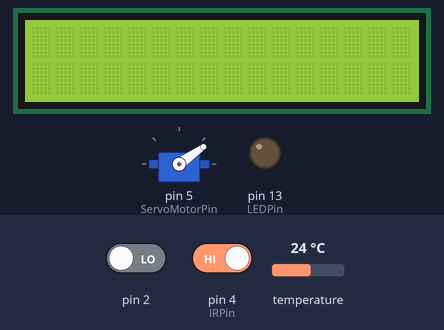
The sketch below on a simulated Arduino Uno, built with avr-gcc and run on an emulated ATmega328P. Parts: 16×2 character LCD, servo, output pins drawn as LEDs (lit = HIGH). Inputs (shaded band) come from the test bench; at power-on: pin 2 LOW, pin 4 (IRPin) HIGH, temperature 24 °C. The audio player accepts every command and is not drawn; what the sketch prints to the serial monitor is not drawn.

Above: at 1.7 s.
1.8 s: pin 2 driven HIGH
At 2.7 s:
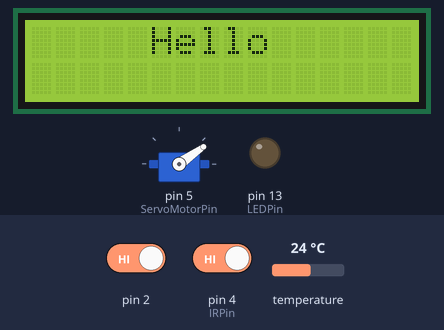
3.3 s: pin 4 (IRPin) driven LOW
At 5.4 s:
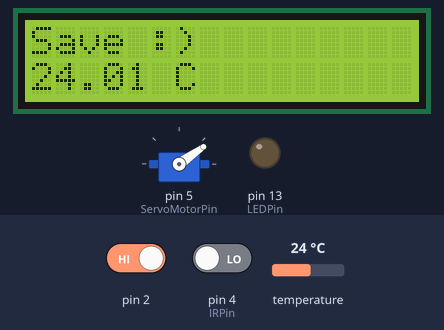
5.8 s: pin 4 (IRPin) driven HIGH
At 7.5 s:
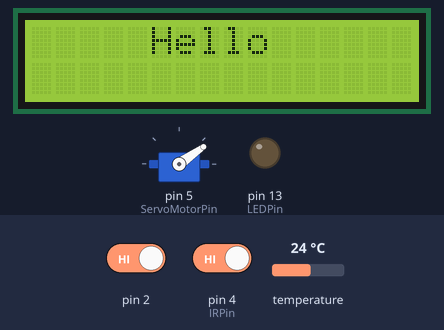
Timing chart, 0 to 9.0 s (numbered marks = the images above; inputs shaded):
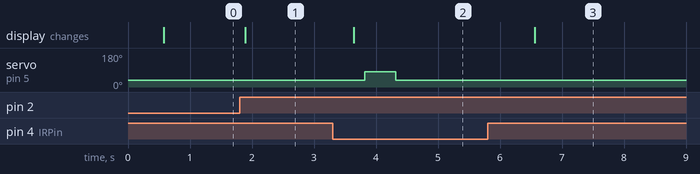

Measured:
- after the input at 1.8 s, the display: changes after 0.09 s (image 1)
- after the input at 3.3 s, servo on pin 5 (ServoMotorPin): 35° → 80° after 0.52 s, → 35° 0.50 s later; the display: changes after 0.34 s (image 2)
- after the input at 5.8 s, the display: changes after 0.76 s (image 3)

The sketch:

Automatic_alcohol_dispenser.ino
```cpp
#include <Servo.h>                                    //馬達函式庫
#include <Wire.h>                                     //Arduino和I2C通訊使用，I2C函數
#include <Adafruit_MLX90614.h>                        //溫度測量
#include <LiquidCrystal_I2C.h>                        //LED面板
#include <SoftwareSerial.h>                           //可指定RX、TX腳位
#include <DFRobotDFPlayerMini.h>                      //mp3player
#define IRPin 4                                       //紅外線模組
#define ServoMotorPin 5                               //伺服馬達 板機(yellow)
#define LEDPin 13                                     //LED腳位
Servo myservo;
Adafruit_MLX90614 mlx = Adafruit_MLX90614();          //溫度測量MLX90614
LiquidCrystal_I2C lcd(0x27,16,2);
SoftwareSerial mySoftwareSerial(10, 11);              //RX,TX，記得線要接相反
DFRobotDFPlayerMini myDFPlayer;
void printPlayerDetail(uint8_t type, int value);
boolean readDetected = false;                         //記錄是否真的有觸發紅外線
byte minAngle = 35;                                   //板機初始角度
byte maxAngle = 80;                                   //板機扣下角度
int count = 0;
int count_2 = 0;

void setup() {
  mySoftwareSerial.begin(9600);
  Serial.begin(115200);
  Serial.println("init");
  //DFPlayer 資訊
  Serial.println();
  Serial.println(F("DFRobot DFPlayer Mini Demo"));
  Serial.println(F("Initializing DFPlayer ... (May take 3~5 seconds)"));

  if (!myDFPlayer.begin(mySoftwareSerial)) {    //確認DFplayer是否有開啟
    Serial.println(F("Unable to begin:"));
    Serial.println(F("1.Please recheck the connection!"));
    Serial.println(F("2.Please insert the SD card!"));
    while(true);
  }
  Serial.println(F("DFPlayer Mini online."));
  myDFPlayer.volume(10);
  myDFPlayer.setTimeOut(500);     //Set serial communictaion time out 500ms


  mlx.begin();
  lcd.init();
  lcd.backlight();
  pinMode(2,INPUT);               //遠端開關腳位，會接收esp8266的訊號
  pinMode(LEDPin, OUTPUT);        //LED燈板輸出
  pinMode(IRPin, INPUT_PULLUP);   //紅外線觸發接收
  myservo.attach(ServoMotorPin);  //設定伺服馬達輸出腳位
  myservo.write(minAngle);        //設定初始伺服馬達角度
}

void loop() {
  Serial.println("update");
  //避免誤觸-
  if(!digitalRead(IRPin)){
    Serial.println("read");
  }else{
    Serial.println("no read");
  }

  int open = digitalRead(2);
  if(open == HIGH){
    count = 0;
    count_2 += 1;
    if(count_2 == 1)
      myDFPlayer.play(5);   //機器開啟之語音

    Serial.println("switch is on");
    if (!digitalRead(IRPin)) {
      readDetected = true;  //IR有被觸發

      //判斷IR 100次，都有觸發的話，才算真正有觸發
      for (int i = 0 ; i < 100 ; i++) {
        if (!digitalRead(IRPin)) {
          delay(1);//讀取間隔1ms-
        } else {
          readDetected = false; //如果是誤判或是有人在玩機器，將判斷觸發無效
          break;
        }
      }
    }


    //觸發執行噴霧-
    if (readDetected) {
      lcd.clear();
      float tmpNow = mlx.readAmbientTempC();
      readDetected = false; //成功觸發後要改FALSE

      if(tmpNow > 35){  //溫度上限
        lcd.setCursor(0,0);
        lcd.print("fucking high.");
        lcd.setCursor(0,1);
        lcd.print(" ");
        lcd.print(tmpNow);
        lcd.print(" C");
        myDFPlayer.play(3); //記得要將SD的檔名設為 0003.mp3
      }else{
        lcd.setCursor(0,0);
        lcd.print("Save :)");
        lcd.setCursor(0,1);
        lcd.print("");
        lcd.print(tmpNow);
        lcd.print(" C");
        myDFPlayer.play(1); //記得要將SD的檔名設為 0001.mp3
      }
      delay(150);
      myservo.write(maxAngle);  //開始轉動
      delay(500);               //馬達運轉時間
      myservo.write(minAngle);  //回覆扳機初始位置
      while (!digitalRead(IRPin));  //等到手離開紅外線的偵測範圍
      delay(700);
    }

    delay(50);
    lcd.clear();
    lcd.print("     Hello");
    delay(500);
  }
  else{
    count += 1;
    count_2 = 0;
    Serial.println("switch is off");
    if(count == 1)
      myDFPlayer.play(4);   //機器關閉之語音
  }

  //player debug
  if (myDFPlayer.available()) {
    printPlayerDetail(myDFPlayer.readType(), myDFPlayer.read());
    //印出player問題
  }

}


//  playerdebug
void printPlayerDetail(uint8_t type, int value){
  switch (type) {
    case TimeOut:
      Serial.println(F("Time Out!"));
      break;
    case WrongStack:
      Serial.println(F("Stack Wrong!"));
      break;
    case DFPlayerCardInserted:
      Serial.println(F("Card Inserted!"));
      break;
    case DFPlayerCardRemoved:
      Serial.println(F("Card Removed!"));
      break;
    case DFPlayerCardOnline:
      Serial.println(F("Card Online!"));
      break;
    case DFPlayerPlayFinished:
      Serial.print(F("Number:"));
      Serial.print(value);
      Serial.println(F(" Play Finished!"));
      break;
    case DFPlayerError:
      Serial.print(F("DFPlayerError:"));
      switch (value) {
        case Busy:
          Serial.println(F("Card not found"));
          break;
        case Sleeping:
          Serial.println(F("Sleeping"));
          break;
        case SerialWrongStack:
          Serial.println(F("Get Wrong Stack"));
          break;
        case CheckSumNotMatch:
          Serial.println(F("Check Sum Not Match"));
          break;
        case FileIndexOut:
          Serial.println(F("File Index Out of Bound"));
          break;
        case FileMismatch:
          Serial.println(F("Cannot Find File"));
          break;
        case Advertise:
          Serial.println(F("In Advertise"));
          break;
        default:
          break;
      }
      break;
    default:
      break;
  }
}
```
